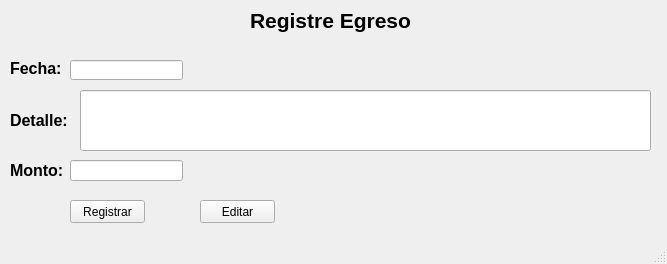
<?xml version="1.0" encoding="UTF-8"?>
<ui version="4.0">
 <class>MainWindow</class>
 <widget class="QMainWindow" name="MainWindow">
  <property name="geometry">
   <rect>
    <x>0</x>
    <y>0</y>
    <width>667</width>
    <height>264</height>
   </rect>
  </property>
  <property name="windowTitle">
   <string>MainWindow</string>
  </property>
  <widget class="QWidget" name="centralwidget">
   <widget class="QLabel" name="labeltitulo">
    <property name="geometry">
     <rect>
      <x>250</x>
      <y>0</y>
      <width>211</width>
      <height>41</height>
     </rect>
    </property>
    <property name="font">
     <font>
      <pointsize>16</pointsize>
      <weight>75</weight>
      <bold>true</bold>
     </font>
    </property>
    <property name="text">
     <string>Registre Egreso</string>
    </property>
   </widget>
   <widget class="QLineEdit" name="lineEditFecha">
    <property name="geometry">
     <rect>
      <x>70</x>
      <y>60</y>
      <width>113</width>
      <height>20</height>
     </rect>
    </property>
   </widget>
   <widget class="QLineEdit" name="lineEditDetalle">
    <property name="geometry">
     <rect>
      <x>80</x>
      <y>90</y>
      <width>571</width>
      <height>61</height>
     </rect>
    </property>
   </widget>
   <widget class="QLineEdit" name="lineEditMonto">
    <property name="geometry">
     <rect>
      <x>70</x>
      <y>160</y>
      <width>113</width>
      <height>21</height>
     </rect>
    </property>
   </widget>
   <widget class="QLabel" name="labelFecha">
    <property name="geometry">
     <rect>
      <x>10</x>
      <y>60</y>
      <width>61</width>
      <height>16</height>
     </rect>
    </property>
    <property name="font">
     <font>
      <pointsize>12</pointsize>
      <weight>75</weight>
      <bold>true</bold>
     </font>
    </property>
    <property name="text">
     <string>Fecha:</string>
    </property>
   </widget>
   <widget class="QLabel" name="labelDetalle">
    <property name="geometry">
     <rect>
      <x>10</x>
      <y>100</y>
      <width>71</width>
      <height>41</height>
     </rect>
    </property>
    <property name="font">
     <font>
      <pointsize>12</pointsize>
      <weight>75</weight>
      <bold>true</bold>
     </font>
    </property>
    <property name="text">
     <string>Detalle:</string>
    </property>
   </widget>
   <widget class="QLabel" name="labelMonto">
    <property name="geometry">
     <rect>
      <x>10</x>
      <y>160</y>
      <width>81</width>
      <height>20</height>
     </rect>
    </property>
    <property name="font">
     <font>
      <pointsize>12</pointsize>
      <weight>75</weight>
      <bold>true</bold>
     </font>
    </property>
    <property name="text">
     <string>Monto:</string>
    </property>
   </widget>
   <widget class="QPushButton" name="ButtonRegis">
    <property name="geometry">
     <rect>
      <x>70</x>
      <y>200</y>
      <width>75</width>
      <height>23</height>
     </rect>
    </property>
    <property name="text">
     <string>Registrar</string>
    </property>
   </widget>
   <widget class="QPushButton" name="pushButton_2">
    <property name="geometry">
     <rect>
      <x>200</x>
      <y>200</y>
      <width>75</width>
      <height>23</height>
     </rect>
    </property>
    <property name="text">
     <string>Editar</string>
    </property>
   </widget>
  </widget>
  <widget class="QMenuBar" name="menubar">
   <property name="geometry">
    <rect>
     <x>0</x>
     <y>0</y>
     <width>667</width>
     <height>21</height>
    </rect>
   </property>
  </widget>
  <widget class="QStatusBar" name="statusbar"/>
 </widget>
 <resources/>
 <connections/>
</ui>
